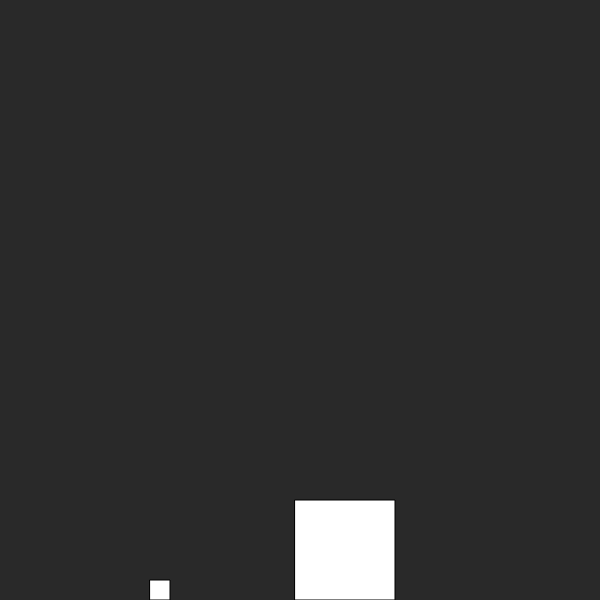
Frame 1 (no input)
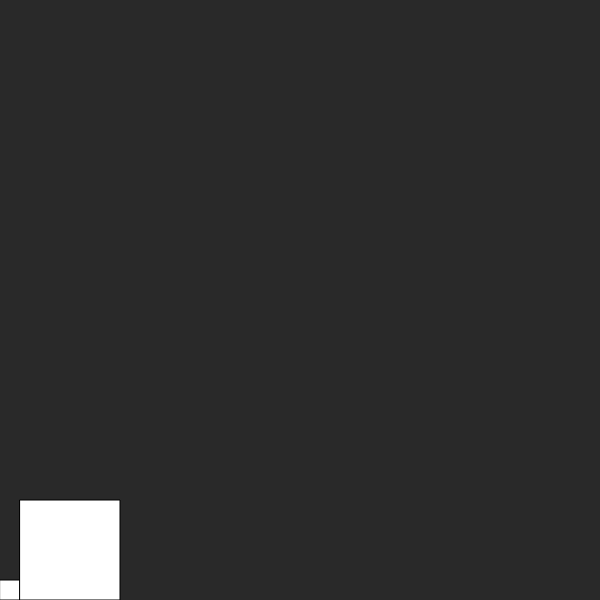
Frame 60 (no input)
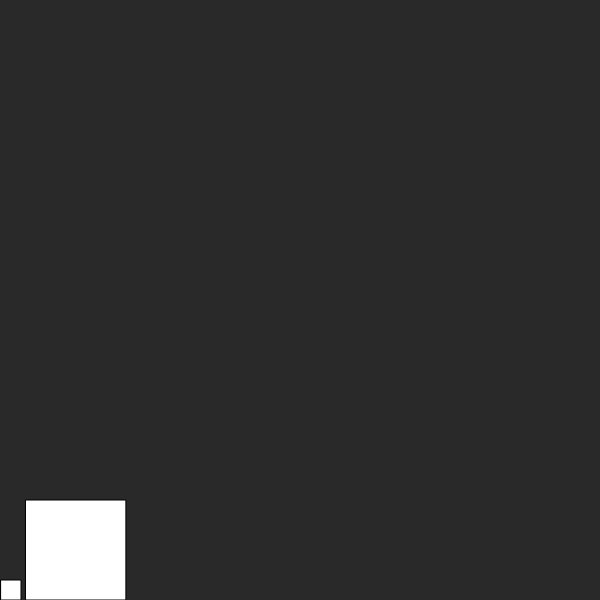
Frame 120 (the mouse pressed at the canvas centre since frame 60)

The p5.js sketch that drew these frames (run headless with seeded random() and noise() and a simulated clock; from frame 60 on, the mouse is pressed at the canvas centre):

// p5.js sketch
// ── sketch.js

let block1, block2;
let count = 0;
let digits = 9;
let countDiv;
let timeSteps = 5 * Math.pow(10, digits - 3);
// let timeSteps = 50000000;
function setup() {
    createCanvas(600, 600);
    block1 = new Block(150, 20, 1, 0, 0);
    const m2 = pow(100, digits - 1);
    block2 = new Block(300, 100, m2, -5/timeSteps, 20);
    countDiv = createDiv(count);
    countDiv.style("font-size", "72px");
}

function calcMomentum() {
    let m1 = block1.v * block1.m;
    let m1_ = (m1 < 0) ? -m1 : m1;
    let m2 = block2.v * block2.m;
    let m2_ = (m2 < 0) ? -m2 : m2;
    print(m1_ + m2_, m1_, m2_, block1.v, block2.v);
}

function draw() {
    background(41);
    for(let i = 0; i < timeSteps; i++){
        if (block1.collide(block2)) {
            const v1 = block1.bounce(block2);
            const v2 = block2.bounce(block1);
            block1.v = v1;
            block2.v = v2;
            count++;
        }
        if (block1.hitWall()) {
            block1.reverse();
            count++;
        }
        block1.update();
        block2.update();
    }
    block1.show();
    block2.show();

    countDiv.html(nf(count, digits));
}
// ── block.js
class Block {
    constructor(x, w, m, v, x_ = 0) {
        this.x = x;
        this.y = height - w;
        this.w = w;
        this.v = v;
        this.m = m;
        this.xConst = x_;
    }

    update() {
        this.x += this.v;
    }

    show() {
        const x = constrain(this.x, this.xConst, width);
        rect(x, this.y, this.w, this.w);
    }

    collide(other) {
        return !(this.x + this.w < other.x || this.x > other.x + other.w);
    }

    bounce(other) {
        let deno = this.m + other.m;
        let newV = ((this.m - other.m) / deno * this.v) + (2 * other.m * other.v / deno);
        return newV;
    }

    hitWall(){
        return (this.x <= 0);
    }

    reverse() {
        this.v *= -1;
    }
}
